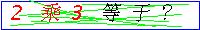
#> input picture xzscredit/validatecode/tianjin/2x3.jpg, 200 x 30 px
$ python base_2.py   (Python 2 division)   (older library calls are emulated)
#> lines starting #> are read from the running program, lines starting #| are printed output that depends on the picture
# coding:utf-8
from PIL import Image
import pytesseract

var1 = {
    "12 12 9 11 11 11 11 11 8 12 12 12 12 12": 1,
    "12 12 8 11 11 11 11 12 8 12 12 12 12 12": 2,
    "12 12 8 11 10 9 11 10 8 12 12 12 12 12": 3,
    "12 12 11 10 10 10 6 11 11 12 12 12 12 12": 4,
    "12 12 8 11 9 10 11 11 9 12 12 12 12 12": 5,
    "12 12 9 11 10 9 10 10 9 12 12 12 12 12": 6,
    "12 12 8 11 12 11 11 11 11 12 12 12 12 12": 7,
    "12 12 9 10 9 9 10 10 8 12 12 12 12 12": 8,
    "12 12 9 10 10 10 9 11 8 12 12 12 12 12": 9,
}

var2 = {
    "13 12 12 11 9 10 11 12 9 10 13 13 13 13": "+",
    "13 12 12 11 9 11 11 12 9 10 13 13 13 13": "+",
    "13 10 12 8 8 12 7 12 10 12 13 13 13 13": "+",
    "13 11 12 8 8 12 7 12 10 12 13 13 13 13": "x",
}

var3 = {
    "12 12 9 11 11 11 11 11 8 12 12 12 12 12": 1,
    "12 12 8 11 11 11 11 12 8 12 12 12 12 12": 2,
    "12 12 8 11 10 9 11 10 8 12 12 12 12 12": 3,
    "12 12 11 10 10 10 7 11 11 12 12 12 12 12": 4,
    "12 12 8 11 9 10 11 11 9 12 12 12 12 12": 5,
    "12 12 9 11 10 9 10 10 9 12 12 12 12 12": 6,
    "12 12 8 11 12 11 11 11 11 12 12 12 12 12": 7,
    "12 12 9 10 9 9 10 10 8 12 12 12 12 12": 8,
    "12 12 9 10 10 10 9 11 8 12 12 12 12 12": 9,
}

threshold = 100
table = []
for i in range(256):
    if i < threshold:
        table.append(0)
    else:
        table.append(1)

# [10 lines of commented-out code are left out]
image = Image.open("2x3.jpg")
#> image is the input picture: PIL image 200x30 RGB; mean R, G, B 192.7, 211.4, 195.9
# image = Image.open("2.jpg")

# 打印图片信息
print image.size
#| (200, 30)
# 转换为灰度图
image = image.convert('L')
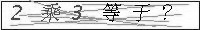
#> image: PIL image 200x30 L; min 0, max 255, mean 204

# 二值化
image = image.point(table, '1')
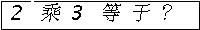
#> image: PIL image 200x30 1; 85.9% white; black in thin lines or dots

# 图片缩放
image.thumbnail((100, 15))


for x in range(3, 10):
    for y in range(36, 42):
        print image.getpixel((y, x)),
    print '\n'
#> this loop made 7 passes
#> (printed output is left out)

# [30 lines of commented-out code are left out]
region = (23,3, 29,10)
p1 = image.crop(region)
# [20 lines of commented-out code are left out]

image.show()
p1.show()
# p3.show()

$ run again, with xzscredit/validatecode/tianjin/1+4.jpg copied over xzscredit/validatecode/tianjin/2x3.jpg
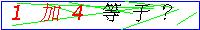
#> input picture xzscredit/validatecode/tianjin/1+4.jpg, 200 x 30 px
#> image is the input picture: PIL image 200x30 RGB; mean R, G, B 205.4, 214.5, 208.9
#| (200, 30)
#> `image = image.convert('L')`:
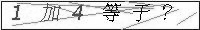
#> image: PIL image 200x30 L; min 0, max 255, mean 211.1
#> `image = image.point(table, '1')`:
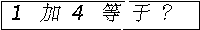
#> image: PIL image 200x30 1; 86.4% white; black in thin lines or dots
#> the loop `for x in range(3, 10):` made 7 passes
#> (printed output is left out)

$ run again, with xzscredit/validatecode/tianjin/2+8.jpg copied over xzscredit/validatecode/tianjin/2x3.jpg
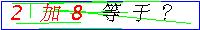
#> input picture xzscredit/validatecode/tianjin/2+8.jpg, 200 x 30 px
#> image is the input picture: PIL image 200x30 RGB; mean R, G, B 204.5, 215.9, 207.1
#| (200, 30)
#> `image = image.convert('L')`:
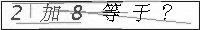
#> image: PIL image 200x30 L; min 0, max 255, mean 211.5
#> `image = image.point(table, '1')`:
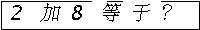
#> image: PIL image 200x30 1; 86.8% white; black in thin lines or dots
#> the loop `for x in range(3, 10):` made 7 passes
#> (printed output is left out)

$ run again, with xzscredit/validatecode/tianjin/2x2.jpg copied over xzscredit/validatecode/tianjin/2x3.jpg
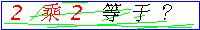
#> input picture xzscredit/validatecode/tianjin/2x2.jpg, 200 x 30 px
#> image is the input picture: PIL image 200x30 RGB; mean R, G, B 202.1, 213.2, 207
#| (200, 30)
#> `image = image.convert('L')`:
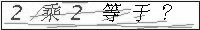
#> image: PIL image 200x30 L; min 0, max 255, mean 209.2
#> `image = image.point(table, '1')`:
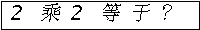
#> image: PIL image 200x30 1; 85.9% white; black in thin lines or dots
#> the loop `for x in range(3, 10):` made 7 passes
#> (printed output is left out)
